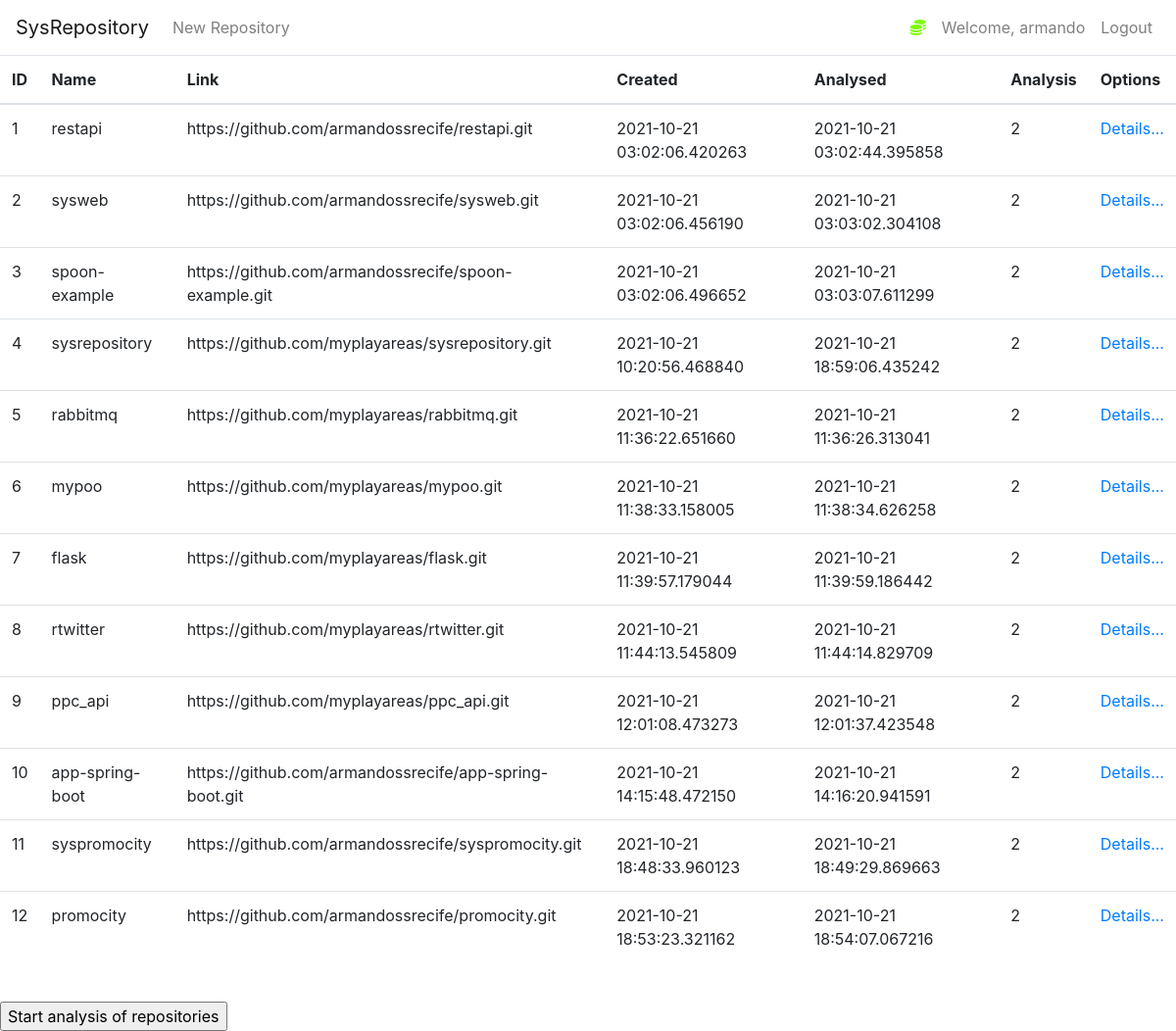
The page /msr (signed in) on the database its author committed.
### msr/dao.py (models this page shows, shortened)
class User(db.Model, UserMixin):
    id = db.Column(db.Integer(), primary_key=True)
    username = db.Column(db.String(length=30), nullable=False, unique=True)
    email_address = db.Column(db.String(length=50), nullable=False, unique=True)
    password_hash = db.Column(db.String(length=60), nullable=False)
    repositories = db.relationship('Repository', backref='owned_user', lazy=True)
    @property
    def password(self):
        return self.password

class Repository(db.Model):
    id = db.Column(db.Integer(), primary_key=True)
    name = db.Column(db.String(length=30), nullable=False, unique=False)
    link = db.Column(db.String(length=1024), nullable=False, unique=False)
    creation_date = db.Column(db.DateTime, nullable=False, default=datetime.now)
    analysis_date = db.Column(db.DateTime, nullable=True, default=None)
    analysed = db.Column(db.Integer(), nullable=True, default=0)
    owner = db.Column(db.Integer(), db.ForeignKey('user.id'))

### msr/routes.py (the view)
@app.route('/msr')
@login_required
def msr_page():
    repositories = Repository.query.filter_by(owner=current_user.get_id()).all()
    print(f'Fila de repositórios: {work.queue}')
    return render_template('msr.html', repositories=repositories)

### msr/dao.py (called while the page is built)
@login_manager.user_loader
def load_user(user_id):
    return User.query.get(int(user_id))

### msr/routes.py (called while the page is built)
@app.context_processor
def utility_processor():
    def status_repositorio(status):
        valor = ''
        try:
            lista_de_status = list()
            lista_de_status = ['Erro','Registrado', 'Analisado']
            valor = lista_de_status[status]
        except Exception as e:
            handler_threads.display('Erro de status: valor ' + valor + ' - status:  ' + str(status) + ' - ' + str(e))
        return valor
    return dict(status_repositorio=status_repositorio)

### msr/templates/msr.html (shortened to what this page needs)
{% extends 'base.html' %}
{% block content %}
      <table class="table table-hover table">
        <thead>
            <tr>
                <th scope="col">ID</th>
                <th scope="col">Name</th>
                <th scope="col">Link</th>
                <th scope="col">Created</th>
                <th scope="col">Analysed</th>
                <th scope="col">Analysis</th>
                <th scope="col">Options</th>
            </tr>
        </thead>
        <tbody>
            {% for repository in repositories %}
                <tr>
                    <td>{{ repository.id }}</td>
                    <td>{{ repository.name }}</td>
                    <td>{{ repository.link }}</td>
                    <td>{{ repository.creation_date }}</td>
                    <td>{{ repository.analysis_date }}</td>
                    <td>{{ repository.analysed }}</td>
                    <td>
                      <a href="{{ url_for('visualizar_analise_repositorio', id=repository.id) }}">Details...</a>
                    </td>
                </tr>
            {% endfor %}
        </tbody>
    </table>
    <br>
    <input id="clickMe" type="button" value="Start analysis of repositories" onclick="loadResponseProcess()"/>
{% endblock %}

### msr/templates/base.html (shortened to what this page needs)
<!doctype html>
<html lang="en">
   <head>
      <link rel="stylesheet" href="https://cdn.jsdelivr.net/npm/bootstrap@4.5.3/dist/css/bootstrap.min.css">
      <link rel="stylesheet" type="text/css" href="{{ url_for('static', filename='jsonview.bundle.css') }}">
   </head>
   <body>
    <nav class="navbar navbar-expand-md navbar-light">
      <a class="navbar-brand" href="{{ url_for('msr_page') }} ">SysRepository</a>
      <div class="collapse navbar-collapse" id="navbarNav">
          {% if current_user.is_authenticated %}
            <ul class="navbar-nav mr-auto">
                <li class="nav-item">
                    <a class="nav-link" href="{{ url_for('repository_page') }}">New Repository</a>
                </li>
            </ul>
            <ul class="navbar-nav">
                <li class="nav-item">
                    <a class="nav-link" style="color: lawngreen; font-weight: bold">
                        <i class="fas fa-coins"></i>
                    </a>
                </li>
                <li class="nav-item">
                    <a class="nav-link">Welcome, {{ current_user.username }}</a>
                </li>
                <li class="nav-item">
                    <a class="nav-link" href="{{ url_for('logout_page') }}">Logout</a>
                </li>
            </ul>
          {% endif %}
      </div>
    </nav>
      {% block content %}
      {% endblock %}
   </body>
</html>

### rows shown on the page
User: username "armando"
Repository: id "1", name "restapi", link "https://github.com/armandossrecife/restapi.git", creation_date "2021-10-21 03:02:06.420263", analysis_date "2021-10-21 03:02:44.395858", analysed "2"
Repository: id "2", name "sysweb", link "https://github.com/armandossrecife/sysweb.git", creation_date "2021-10-21 03:02:06.456190", analysis_date "2021-10-21 03:03:02.304108", analysed "2"
Repository: id "3", name "spoon-example", link "https://github.com/armandossrecife/spoon-example.git", creation_date "2021-10-21 03:02:06.496652", analysis_date "2021-10-21 03:03:07.611299", analysed "2"
Repository: id "4", name "sysrepository", link "https://github.com/myplayareas/sysrepository.git", creation_date "2021-10-21 10:20:56.468840", analysis_date "2021-10-21 18:59:06.435242", analysed "2"
Repository: id "5", name "rabbitmq", link "https://github.com/myplayareas/rabbitmq.git", creation_date "2021-10-21 11:36:22.651660", analysis_date "2021-10-21 11:36:26.313041", analysed "2"
Repository: id "6", name "mypoo", link "https://github.com/myplayareas/mypoo.git", creation_date "2021-10-21 11:38:33.158005", analysis_date "2021-10-21 11:38:34.626258", analysed "2"
Repository: id "7", name "flask", link "https://github.com/myplayareas/flask.git", creation_date "2021-10-21 11:39:57.179044", analysis_date "2021-10-21 11:39:59.186442", analysed "2"
Repository: id "8", name "rtwitter", link "https://github.com/myplayareas/rtwitter.git", creation_date "2021-10-21 11:44:13.545809", analysis_date "2021-10-21 11:44:14.829709", analysed "2"
Repository: id "9", name "ppc_api", link "https://github.com/myplayareas/ppc_api.git", creation_date "2021-10-21 12:01:08.473273", analysis_date "2021-10-21 12:01:37.423548", analysed "2"
Repository: id "10", name "app-spring-boot", link "https://github.com/armandossrecife/app-spring-boot.git", creation_date "2021-10-21 14:15:48.472150", analysis_date "2021-10-21 14:16:20.941591", analysed "2"
Repository: id "11", name "syspromocity", link "https://github.com/armandossrecife/syspromocity.git", creation_date "2021-10-21 18:48:33.960123", analysis_date "2021-10-21 18:49:29.869663", analysed "2"
Repository: id "12", name "promocity", link "https://github.com/armandossrecife/promocity.git", creation_date "2021-10-21 18:53:23.321162", analysis_date "2021-10-21 18:54:07.067216", analysed "2"
